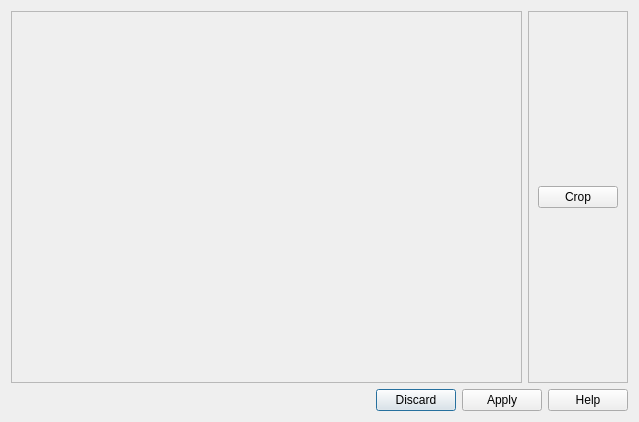
<?xml version="1.0" encoding="UTF-8"?>
<ui version="4.0">
 <class>ImageEditDialog</class>
 <widget class="QDialog" name="ImageEditDialog">
  <property name="geometry">
   <rect>
    <x>0</x>
    <y>0</y>
    <width>639</width>
    <height>422</height>
   </rect>
  </property>
  <property name="windowTitle">
   <string>Dialog</string>
  </property>
  <layout class="QGridLayout" name="gridLayout">
   <item row="1" column="0" rowspan="2">
    <widget class="ScanImage" name="image_lbl">
     <property name="sizePolicy">
      <sizepolicy hsizetype="Expanding" vsizetype="Expanding">
       <horstretch>0</horstretch>
       <verstretch>0</verstretch>
      </sizepolicy>
     </property>
     <property name="frameShape">
      <enum>QFrame::StyledPanel</enum>
     </property>
     <property name="text">
      <string/>
     </property>
    </widget>
   </item>
   <item row="3" column="0" colspan="2">
    <widget class="QDialogButtonBox" name="buttonBox">
     <property name="orientation">
      <enum>Qt::Horizontal</enum>
     </property>
     <property name="standardButtons">
      <set>QDialogButtonBox::Apply|QDialogButtonBox::Discard|QDialogButtonBox::Help</set>
     </property>
    </widget>
   </item>
   <item row="1" column="1" rowspan="2">
    <widget class="QFrame" name="frame">
     <property name="frameShape">
      <enum>QFrame::StyledPanel</enum>
     </property>
     <property name="frameShadow">
      <enum>QFrame::Raised</enum>
     </property>
     <layout class="QVBoxLayout" name="verticalLayout">
      <item>
       <widget class="QPushButton" name="pushButton">
        <property name="sizePolicy">
         <sizepolicy hsizetype="Minimum" vsizetype="Fixed">
          <horstretch>0</horstretch>
          <verstretch>0</verstretch>
         </sizepolicy>
        </property>
        <property name="text">
         <string>Crop</string>
        </property>
       </widget>
      </item>
     </layout>
    </widget>
   </item>
  </layout>
 </widget>
 <customwidgets>
  <customwidget>
   <class>ScanImage</class>
   <extends>QLabel</extends>
   <header>scanimage.h</header>
  </customwidget>
 </customwidgets>
 <resources/>
 <connections>
  <connection>
   <sender>buttonBox</sender>
   <signal>accepted()</signal>
   <receiver>ImageEditDialog</receiver>
   <slot>accept()</slot>
   <hints>
    <hint type="sourcelabel">
     <x>248</x>
     <y>254</y>
    </hint>
    <hint type="destinationlabel">
     <x>157</x>
     <y>274</y>
    </hint>
   </hints>
  </connection>
  <connection>
   <sender>buttonBox</sender>
   <signal>rejected()</signal>
   <receiver>ImageEditDialog</receiver>
   <slot>reject()</slot>
   <hints>
    <hint type="sourcelabel">
     <x>316</x>
     <y>260</y>
    </hint>
    <hint type="destinationlabel">
     <x>286</x>
     <y>274</y>
    </hint>
   </hints>
  </connection>
 </connections>
</ui>
